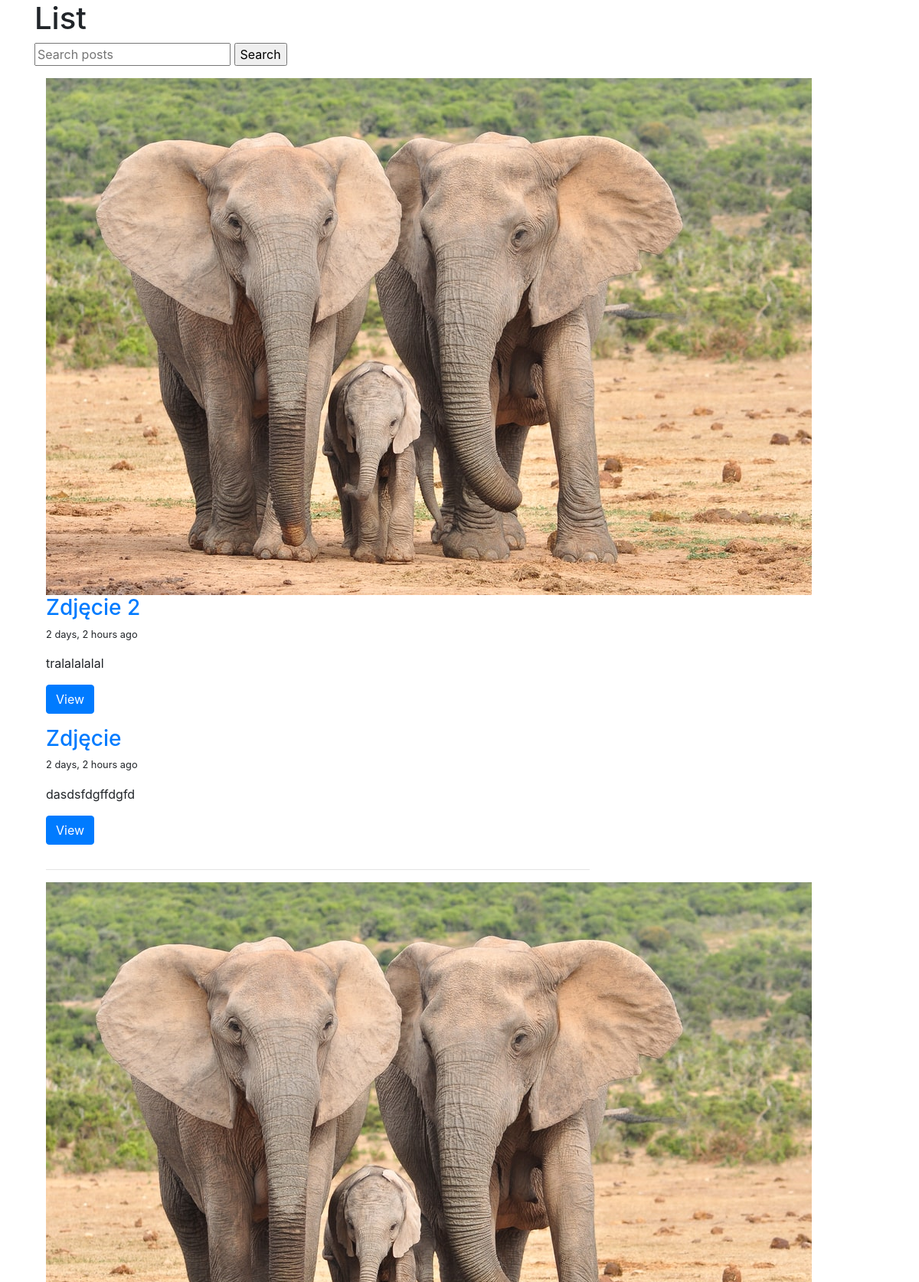
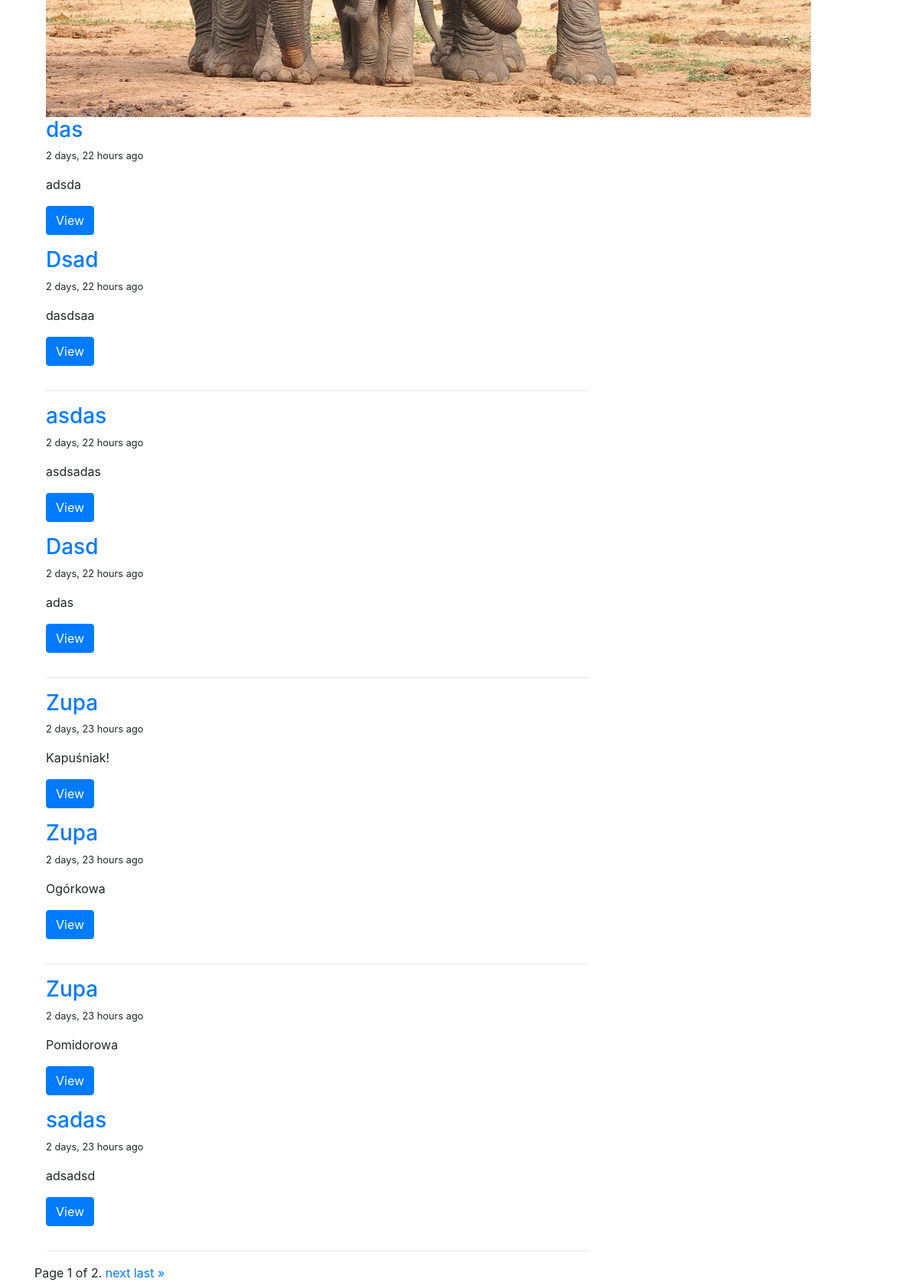
Before: / with the older database file (2 pictures, top to bottom).
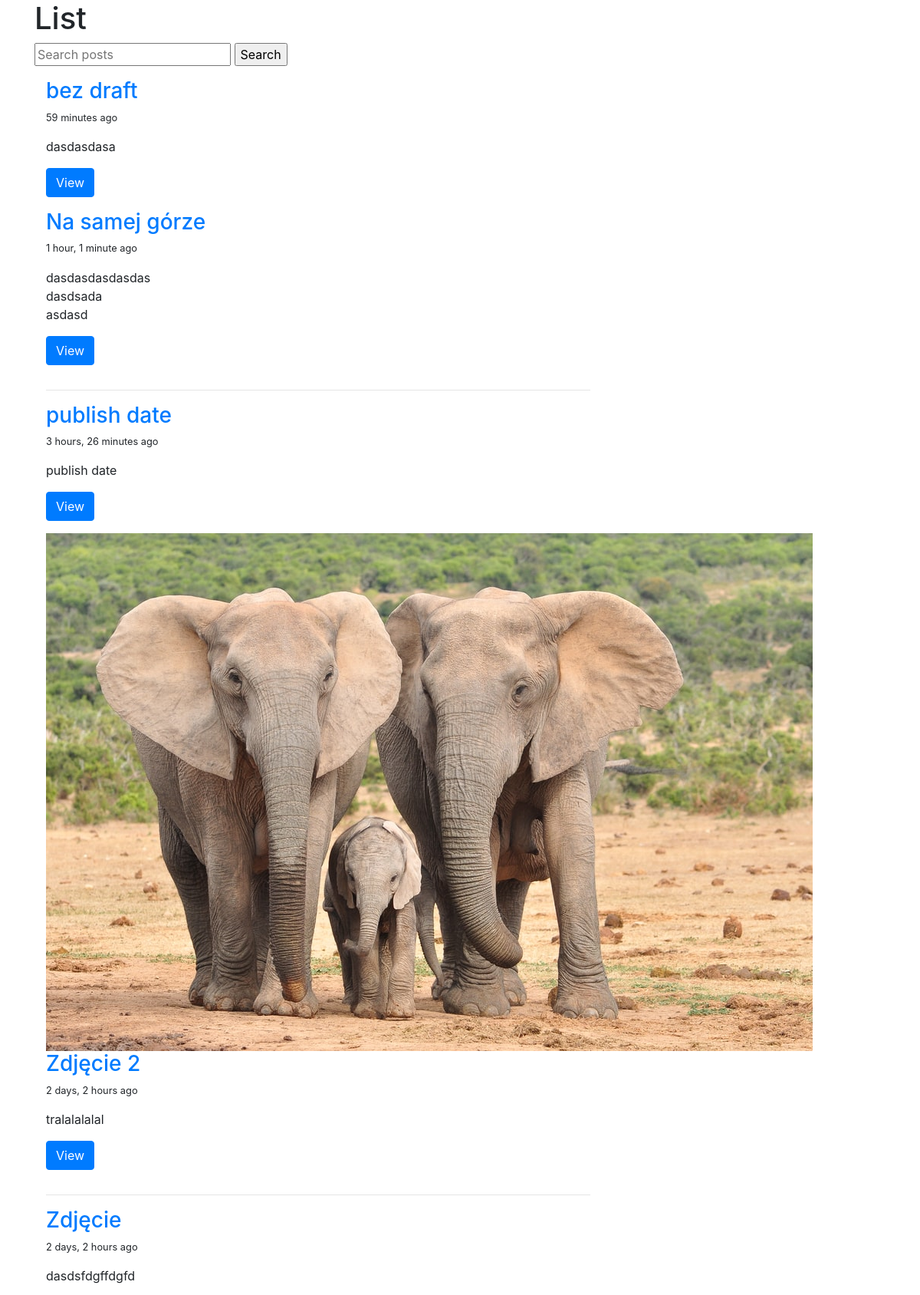
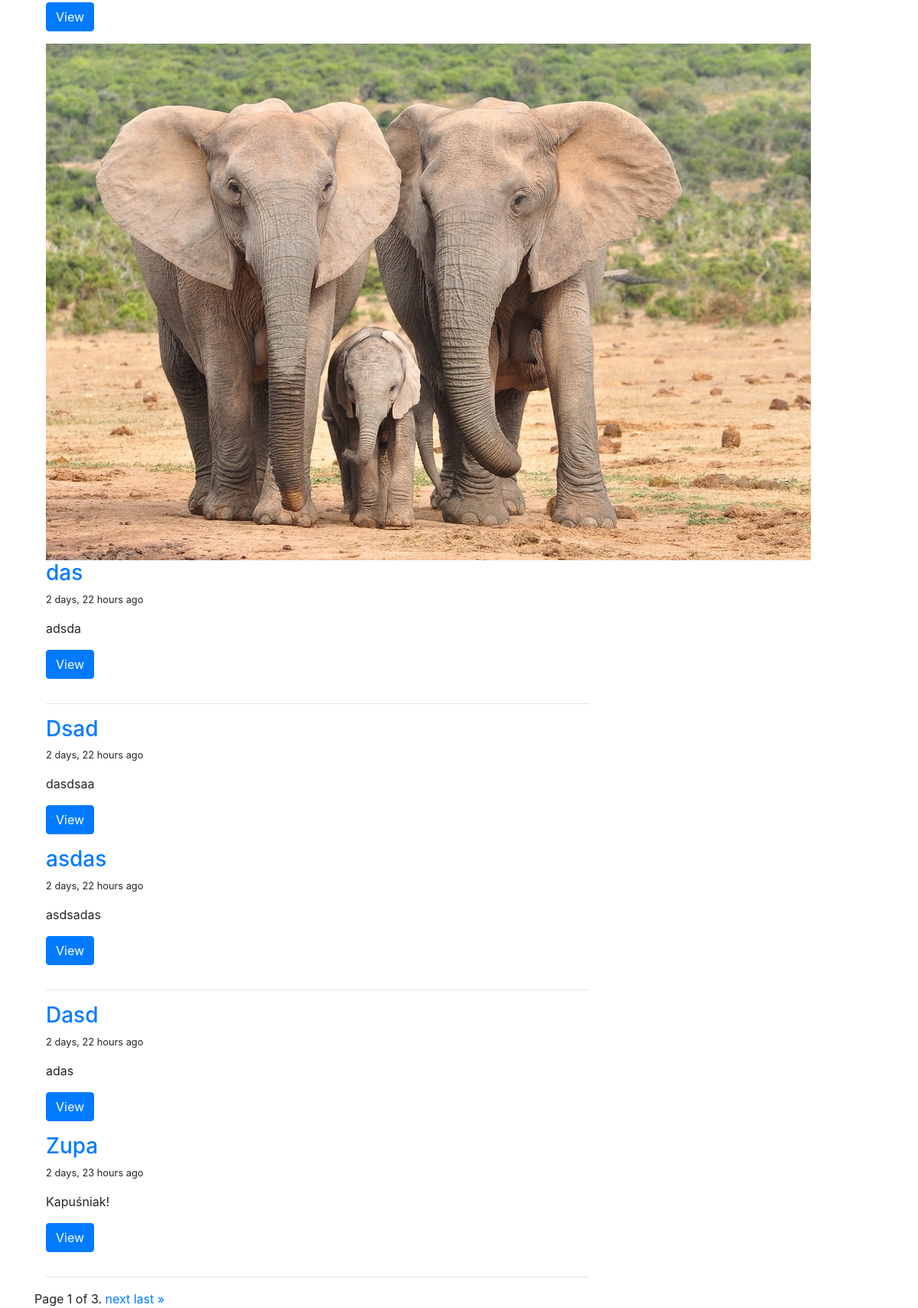
After: the same page with the newer database file (2 pictures, top to bottom).
### posts/models.py (models this page shows, shortened)
class Post(models.Model):
    user = models.ForeignKey(settings.AUTH_USER_MODEL, blank=True, null=True)
    title = models.CharField(max_length=100)
    image = models.ImageField(null=True, blank=True, height_field='height_field', width_field='width_field')
    height_field = models.IntegerField(default=0)
    width_field = models.IntegerField(default=0)
    content = models.TextField()
    draft = models.BooleanField(default=False)
    publish = models.DateTimeField(auto_now=False, auto_now_add=False)
    update = models.DateTimeField(auto_now=True, auto_now_add=False)
    timestamp = models.DateTimeField(auto_now=False, auto_now_add=True)

### posts/views.py (the view)
# urls.py: url(r'^$', views.post_list, name="list"),
def post_list(request):
    queryset_list = Post.objects.all().order_by("-timestamp")
    query = request.GET.get('q')
    if query:
        queryset_list = queryset_list.filter(
            Q(title__icontains=query)|
            Q(content__icontains=query)
        ).distinct()
    paginator = Paginator(queryset_list, 10)
    page = request.GET.get('page')
    try:
        queryset = paginator.page(page)
    except PageNotAnInteger:
        queryset = paginator.page(1)
    except EmptyPage:
        queryset = paginator.page(paginator.num_pages)
    context = {
        "object_list": queryset,
        "title": "List"
    }
    return render(request, 'posts/index.html', context)

### posts/templates/posts/index.html (shortened to what this page needs)
{% extends "posts/base.html" %}
{% block content %}
    <h1>{{title}}</h1>
    <form method="GET" action="">
        <input type="text" name='q' placeholder="Search posts" value="{{ request.GET.q }}"/>
        <input type="submit" value="Search" />
    </form>
    <div class="col-sm-8 col-sm-offset-2">
    <div class="row">
    {% for obj in object_list%}
      <div class="col-sm-12">
        <div class="thumbnail">
          {% if obj.image %}
            <img src="{{ obj.image.url }}" class="img-responsive" />
            {% endif %}
          <div class="caption">
            <h3><a href='{% url "posts:detail" id=obj.id %}'>{{ obj.title }}</a></h3> <small>{{ obj.timestamp|timesince }} ago</small>
            <p>{{ obj.content|linebreaks|truncatechars:50 }}</p>
            <p><a href="{% url 'posts:detail' id=obj.id %}" class="btn btn-primary" role="button">View</a></p>
          </div>
        </div>
      </div>
        {% cycle "" "<div class='col-sm-12'><hr/></div></div><div class='row'>" %}
{%endfor%}
        <div class="pagination">
    <span class="step-links">
        <span class="current">
            Page {{ object_list.number }} of {{ object_list.paginator.num_pages }}.
        </span>
        {% if object_list.has_next %}
            <a href="?page={{ object_list.next_page_number }}">next</a>
            <a href="?page={{ object_list.paginator.num_pages }}">last &raquo;</a>
        {% endif %}
    </span>
        </div>
</div>
        </div>
{% endblock content%}

### posts/templates/posts/base.html (shortened to what this page needs)
{% load staticfiles %}
<html>
<head>
    <link rel="stylesheet" href='{% static "css/base.css" %}' />
    <link rel="stylesheet" href="https://maxcdn.bootstrapcdn.com/bootstrap/4.0.0/css/bootstrap.min.css"
>
</head>
<body>
<div class="container">
{% block content %}
{% endblock content%}
    </div>
</body>
</html>

### posts/static/CSS/base.css (style rules this page uses)
h1 { color: #777777; }

Changed rows visible on the page:
no longer on this page (row edited): Post: title "Zupa", timestamp "2 days, 23 hours", content "Ogórkowa"
no longer on this page (row edited): Post: title "Zupa", timestamp "2 days, 23 hours", content "Pomidorowa"
no longer on this page (row edited): Post: title "sadas", timestamp "2 days, 23 hours", content "adsadsd"
added Post: title "bez draft", timestamp "59 minutes", content "dasdasdasa"
added Post: title "Na samej górze", timestamp "1 hour, 1 minute", content "dasdasdasdasdas dasdsada asdasd"
added Post: title "publish date", timestamp "3 hours, 26 minutes", content "publish date"
Other visible differences:
{{ object_list.paginator.num_pages }}: "2" → "3"
